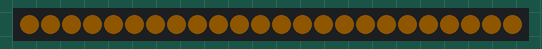
Recording of a sketch running on a simulated Arduino Uno, built with avr-gcc and run on an emulated ATmega328P. Parts: 24 RGB LEDs in strip order, left to right. Dim RGB values are drawn brighter than linear.

Above: at 0.1 s.
At 0.6 s:
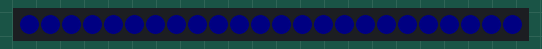

Measured:
- what the display in image 1 shows lasts 1.0 s, from 0.5 s to 1.5 s

The sketch:

StripPatterns.ino
```cpp
#include <Adafruit_NeoPixel.h>

#define PIN 4
#define NUMPIXELS 24
Adafruit_NeoPixel strip = Adafruit_NeoPixel(NUMPIXELS, PIN, NEO_GRB + NEO_KHZ800);
uint32_t enforcerYellow = strip.Color(255, 154, 0);
uint32_t enforcerBlue = strip.Color(0, 0, 108);
uint32_t ivory = strip.Color(255, 255, 240);
uint32_t lime = strip.Color(0, 205, 0);
int lightNum = 0;

void alternateColorsByStratum(){
  int stripPattern[24] = {0,1,2,3,0,1,2,3,0,1,2,3,0,1,2,3,0,1,2,3,0,1,2,3};

  for(int stratum = 0; stratum < 24; stratum++){
    if(stripPattern[stratum] == 0){
      strip.setPixelColor(stratum, enforcerYellow);
    }
    else if(stripPattern[stratum] == 1){
      strip.setPixelColor(stratum, enforcerBlue);
    }
    else if(stripPattern[stratum] == 2){
      strip.setPixelColor(stratum, ivory);
    }
    else if(stripPattern[stratum] == 3){
      strip.setPixelColor(stratum, lime);
    }
  }
}

void switchEnforcerColors(){
  /*  boolean functioning = true;
    if(functioning == true){
        strip.setPixelColor(lightNum, enforcerYellow);
        delay(255);
        functioning = false;
    }
    else{
        strip.setPixelColor(lightNum, enforcerBlue);
        delay(255);
        functioning = true;
    }
    */
    for(int i=0; i<NUMPIXELS; i++){
      strip.setPixelColor(i,enforcerYellow);
    }
    strip.show();
    delay(500);
    for(int i=0; i<NUMPIXELS; i++){
      strip.setPixelColor(i, enforcerBlue);
    }
    strip.show();
    delay(500);
}


void g(){

  }

void setup() {
  // put your setup code here, to run once:
strip.begin();
strip.setBrightness(15);
strip.clear();
}

void loop() {
  // put your main code here, to run repeatedly:
  //alternateColorsByStratum();
  //strip.show();
  //delay(255);

  switchEnforcerColors();
  strip.show();
  delay(500);
  lightNum++;
  if (lightNum > 24)
    lightNum = 0;
}
```
